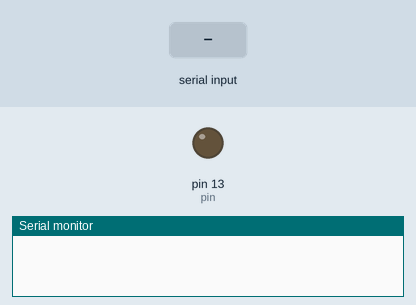
This sketch was run on a simulated Arduino Uno, built with avr-gcc and run on an emulated ATmega328P. On the bench: output pins drawn as LEDs (lit = HIGH), the last lines printed to the serial monitor. The inputs (shaded band) are chosen by the test bench.

Above: at 1.2 s.
1.3 s: "1" received over Serial
At 2.1 s:
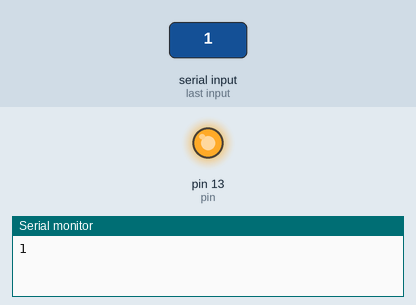
2.8 s: "0" received over Serial
At 3.2 s:
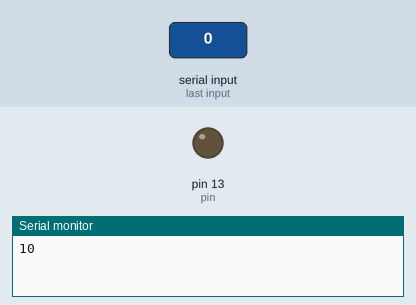
Timing chart, 0 to 5.8 s (numbered marks = the images above; inputs shaded):
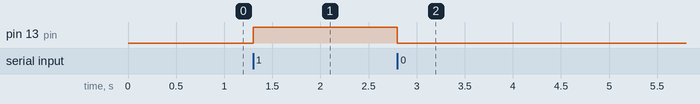

The sketch:

serial_recieve_test.ino
```cpp
char serialData;
int pin=13;

void setup() {
  // put your setup code here, to run once:
  pinMode(pin, OUTPUT);
  Serial.begin(9600);

}

void loop() {
  // put your main code here, to run repeatedly:
  if(Serial.available() > 0) {
    serialData = Serial.read();
    Serial.print(serialData);
  }

  if (serialData == '1') {
    digitalWrite(pin, HIGH);}
  else if(serialData == '0') {
    digitalWrite(pin, LOW);
  }
}
```

Measured:
- after the input at 1.3 s, pin 13 (pin): LOW → HIGH at once
- after the input at 2.8 s, pin 13 (pin): HIGH → LOW at once
